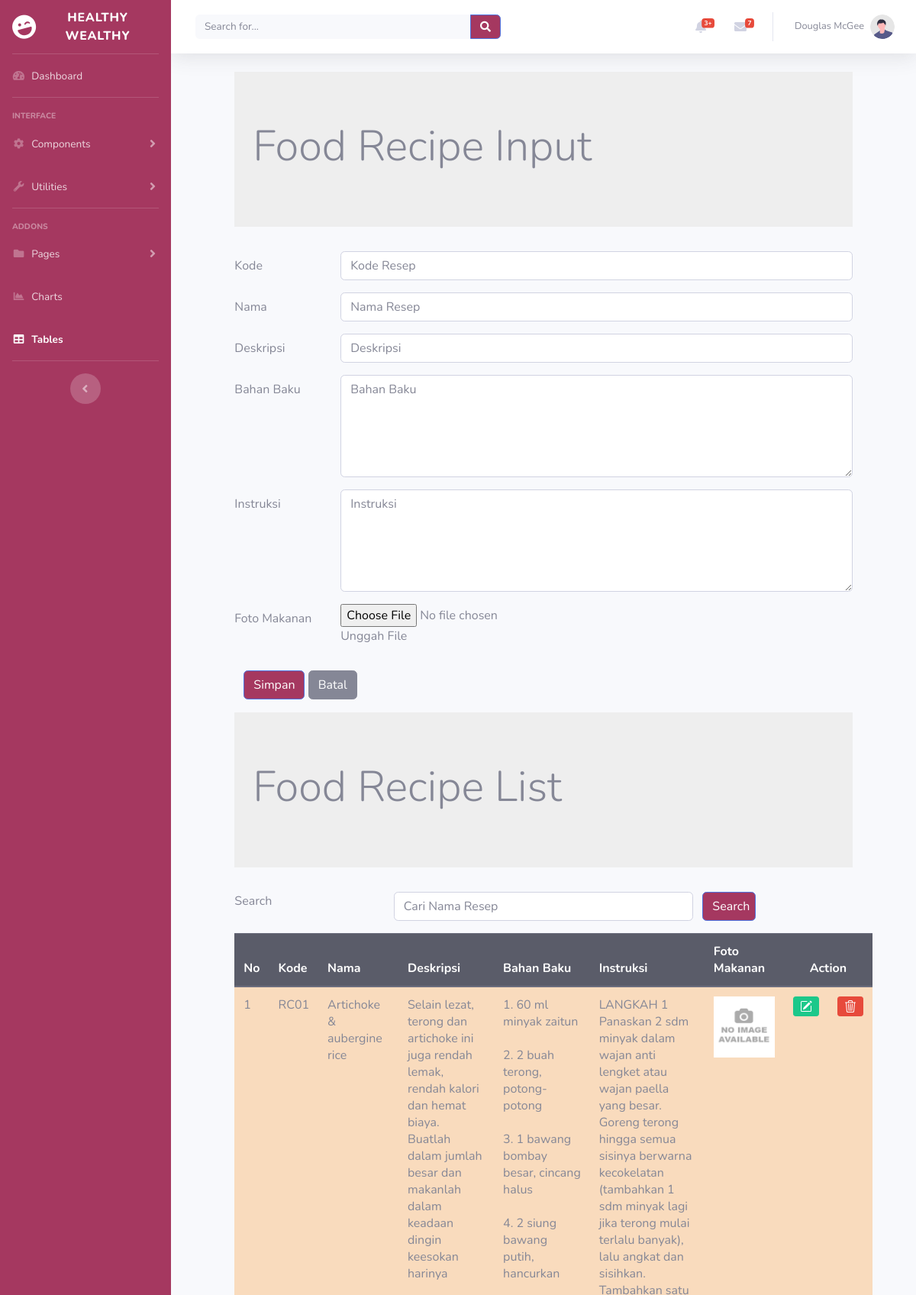
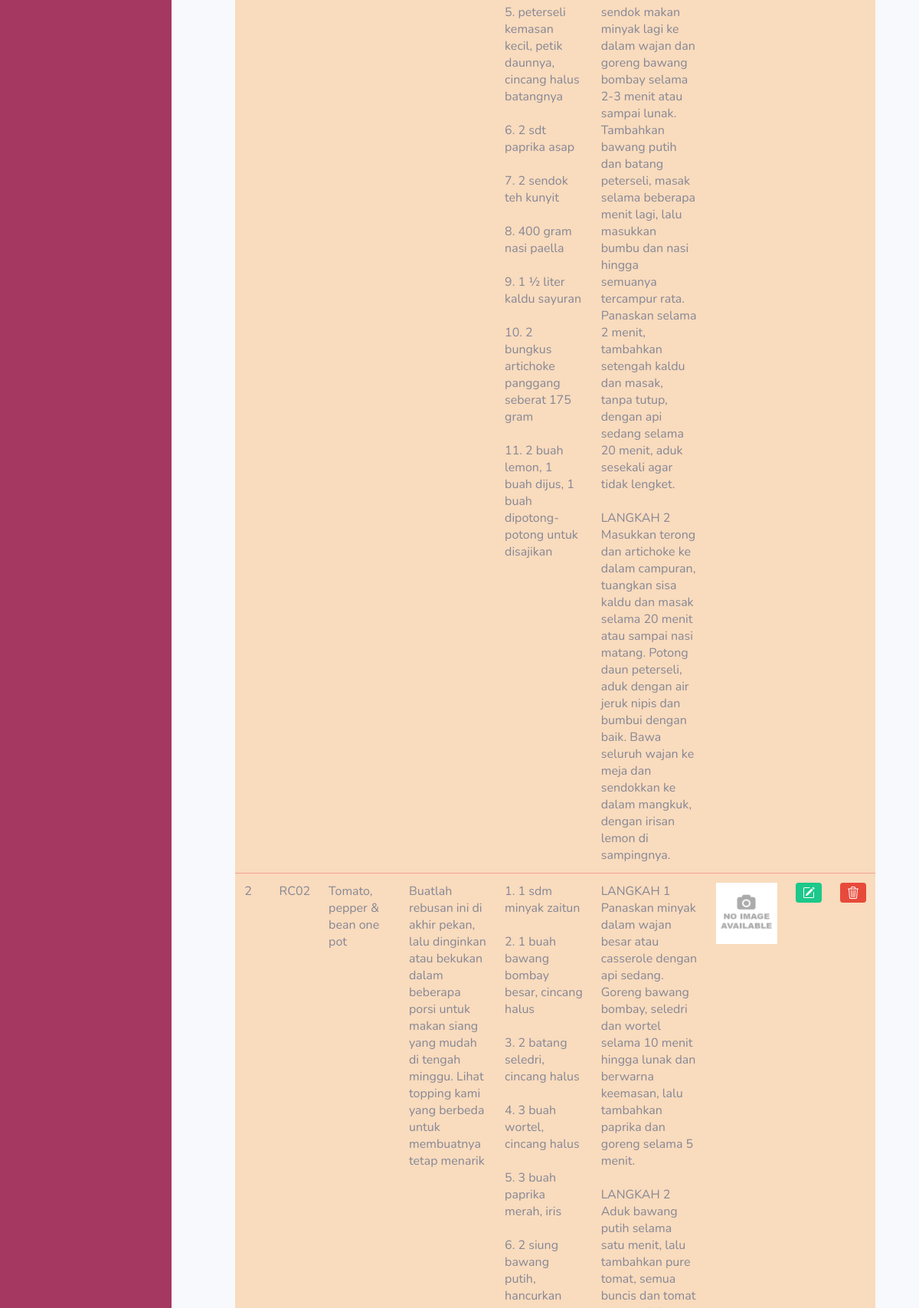
Page /ADMIN/recipe.php (signed in, upper part) on the committed database (2 pictures, top to bottom).
### tables this page shows
CREATE TABLE `recipe` (
  `KodeResep` varchar(4) NOT NULL,
  `NamaResep` varchar(500) NOT NULL,
  `Deskripsi` longtext NOT NULL,
  `Bahan2` longtext NOT NULL,
  `Instruksi` longtext NOT NULL,
  `PhotoRecipe` varchar(500) NOT NULL
);

### ADMIN/recipe.php (the view, shortened to what this page needs)
<html>
<html lang="en">
<head>
    <link rel="stylesheet" type="text/css" href="https://cdnjs.cloudflare.com/ajax/libs/select2/4.0.3/css/select2.min.css">
    <link rel="stylesheet" type="text/css" href="css/bootstrap.min.css">
</head>
    <?php include "header.php"; ?>
<?php
    include "includes/config.php";
?>
<body>
<div class="row">
    <div class="col-sm-1"></div>
        <div class="col-sm-10">
            <div class="jumbotron jumbotron-fluid" style="background-color: #eeeeee;">
                <div class="container">
                    <h1 class="display-4">Food Recipe Input </h1>
                </div>
            </div>
    <form method="POST" enctype="multipart/form-data">
        <div class="form-group row">
            <label for="koderecipe" class="col-sm-2 col-form-label">Kode</label>
            <div class="col-sm-10">
                <input type="text" class="form-control" id="koderecipe" name="inputkode"
                placeholder="Kode Resep" maxlength="4">
            </div>
        </div>
        <div class="form-group row">
            <label for="namarecipe" class="col-sm-2 col-form-label">Nama</label>
            <div class="col-sm-10">
                <input type="text" class="form-control" id="namarecipe" name="inputnama"
                placeholder="Nama Resep">
            </div>
        </div>
        <div class="form-group row">
            <label for="desc" class="col-sm-2 col-form-label">Deskripsi</label>
            <div class="col-sm-10">
                <input type="text" class="form-control" id="desc" name="inputdesc"
                placeholder="Deskripsi">
            </div>
        </div>
        <div class="form-group row">
            <label for="bahan" class="col-sm-2 col-form-label">Bahan Baku</label>
            <div class="col-sm-10">
            <textarea id="bahan" name="inputbahan" cols="40" rows="5" class="form-control"
                placeholder="Bahan Baku"></textarea>
            </div>
        </div>
        <div class="form-group row">
            <label for="instruksi" class="col-sm-2 col-form-label">Instruksi</label>
            <div class="col-sm-10">
            <textarea id="instruksi" name="inputinstruksi" cols="40" rows="5" class="form-control"
                placeholder="Instruksi" ></textarea>
            </div>
        </div>
        <div class="form-group row">
            <label for="file" class="col-sm-2 col-form-label">Foto Makanan</label>
            <div class="col-sm-10">
                <input type="file" id="file" name="file">
                <p class="help-block">Unggah File</p>
            </div>
        </div>
        <div class="form-group now">
            <div class="col-sm-2"></div>
            <div class="col-sm-10">
                <input type="submit" style="background-color: #A53860;" name="Simpan" class="btn btn-primary" value="Simpan">
                <input type="submit" name="Bimpan" class="btn btn-secondary" value="Batal">
            </div>
        </div>
    </form>
    <div class="col-sm-1"></div>
</div>
</div>
<div class="row">
    <div class="col-sm-1"></div>
    <div class="col-sm-10">
        <div class="jumbotron jumbotron-fluid" style="background-color: #eeeeee;">
            <div class="container">
                <h1 class="display-4">Food Recipe List</h1>
            </div>
        </div>
            <form method="POST">
        <div class="form-group row mb-2">
            <label for="search" class="col-sm-3" >Search</label>
            <div class="col-sm-6">
                <input type="text" name="search" class="form-control" id="search" value="<?php if(isset($_POST['search'])) {echo $_POST['search'];}?>" placeholder="Cari Nama Resep">
            </div>
            <input type="submit" style="background-color: #A53860;" name="kirim" class="col-sm-1 btn btn-primary" value="Search">
        </div>
    </form>
    <table class="table table-hover table-danger" style="background-color: #F9DBBD;">
        <thead class="thead-dark">
            <tr>
                <th>No</th>
                <th>Kode</th>
                <th>Nama</th>
                <th>Deskripsi</th>
                <th>Bahan Baku</th>
                <th>Instruksi</th>
                <th>Foto Makanan</th>
                <th colspan="2" style="text-align: center">Action</th>
            </tr>
        </thead>
        <tbody>
            <?php $query = mysqli_query($connection, "SELECT * FROM recipe");
            $nomor =1;
            while ($row = mysqli_fetch_array($query))
            { ?>
                <tr>
                    <td><?php echo $nomor;?></td>
                    <td><?php echo $row['KodeResep'];?></td>
                    <td><?php echo $row['NamaResep'];?></td>
                    <td><?php echo $row['Deskripsi'];?></td>
                    <td><?php echo nl2br($row['Bahan2']);?></td>
                    <td><?php echo nl2br($row['Instruksi']);?></td>
                    <td>
                        <?php if(is_file("images/".$row['PhotoRecipe']))
                        { ?>
                            <img src="images/<?php echo $row['PhotoRecipe']?>" width="80">
                        <?php }  else
                            echo "<img src='images/noimage.png' width = '80'>"
                        ?>
                    </td>
                    <td>
                    <a href="recipeedit.php?ubah=<?php echo $row['KodeResep']?>" class="btn btn-success btn-sm" title="EDIT">
                    </a>
                    </td>
                    <td>
                        <a href="recipedelete.php?hapus=<?php echo $row['KodeResep']?>"
                        class="btn btn-danger btn-sm" title="DELETE">
                        </a>
                    </td>
                </tr>
                <?php $nomor = $nomor + 1;?>
            <?php }
            ?>
        </tbody>
    </table>
    </div>
    <div class="col-sm-1"></div>
</div>
</body>
</html>

### rows in the picture
recipe: KodeResep "RC01", NamaResep "Artichoke & aubergine rice", Deskripsi "Selain lezat, terong dan artichoke ini juga rendah lemak, rendah kalori dan hemat biaya. Buatlah dalam jumlah besar dan makanlah dalam keadaan dingin keesokan harinya", Bahan2 "1. 60 ml minyak zaitun 2. 2 buah terong, potong-potong 3. 1 bawang bombay besar, cincang halus 4. 2 siung bawang putih, hancurkan 5. peterseli kemasan kecil, petik daunnya, cincang halus batangnya 6. 2 sdt paprika asap 7. 2 sendok teh kunyit 8. 400 gram nasi paella 9. 1 ½ liter kaldu sayuran 10. 2 bungkus artichoke panggang seberat 175 gram 11. 2 buah lemon, 1 buah dijus, 1 buah dipotong-potong untuk disajikan", Instruksi "LANGKAH 1 Panaskan 2 sdm minyak dalam wajan anti lengket atau wajan paella yang besar. Goreng terong hingga semua sisinya berwarna kecokelatan (tambahkan 1 sdm minyak lagi jika terong mulai terlalu banyak), lalu angkat dan sisihkan. Tambahkan satu sendok makan minyak lagi ke dalam wajan dan goreng bawang bombay selama 2-3 menit atau sampai lunak. Tambahkan bawang putih dan batang peterseli, masak selama beberapa menit lagi, lalu masukkan bumbu dan nasi hingga semuanya tercampur rata. Panaskan selama 2 menit, tambahkan setengah kaldu dan masak, tanpa tutup, dengan api sedang selama 20 menit, aduk sesekali agar tidak lengket. LANGKAH 2 Masukkan terong dan artichoke ke dalam campuran, tuangkan…"
recipe: KodeResep "RC02", NamaResep "Tomato, pepper & bean one pot", Deskripsi "Buatlah rebusan ini di akhir pekan, lalu dinginkan atau bekukan dalam beberapa porsi untuk makan siang yang mudah di tengah minggu. Lihat topping kami yang berbeda untuk membuatnya tetap menarik", Bahan2 "1. 1 sdm minyak zaitun 2. 1 buah bawang bombay besar, cincang halus 3. 2 batang seledri, cincang halus 4. 3 buah wortel, cincang halus 5. 3 buah paprika merah, iris 6. 2 siung bawang putih, hancurkan", Instruksi "LANGKAH 1 Panaskan minyak dalam wajan besar atau casserole dengan api sedang. Goreng bawang bombay, seledri dan wortel selama 10 menit hingga lunak dan berwarna keemasan, lalu tambahkan paprika dan goreng selama 5 menit. LANGKAH 2"
